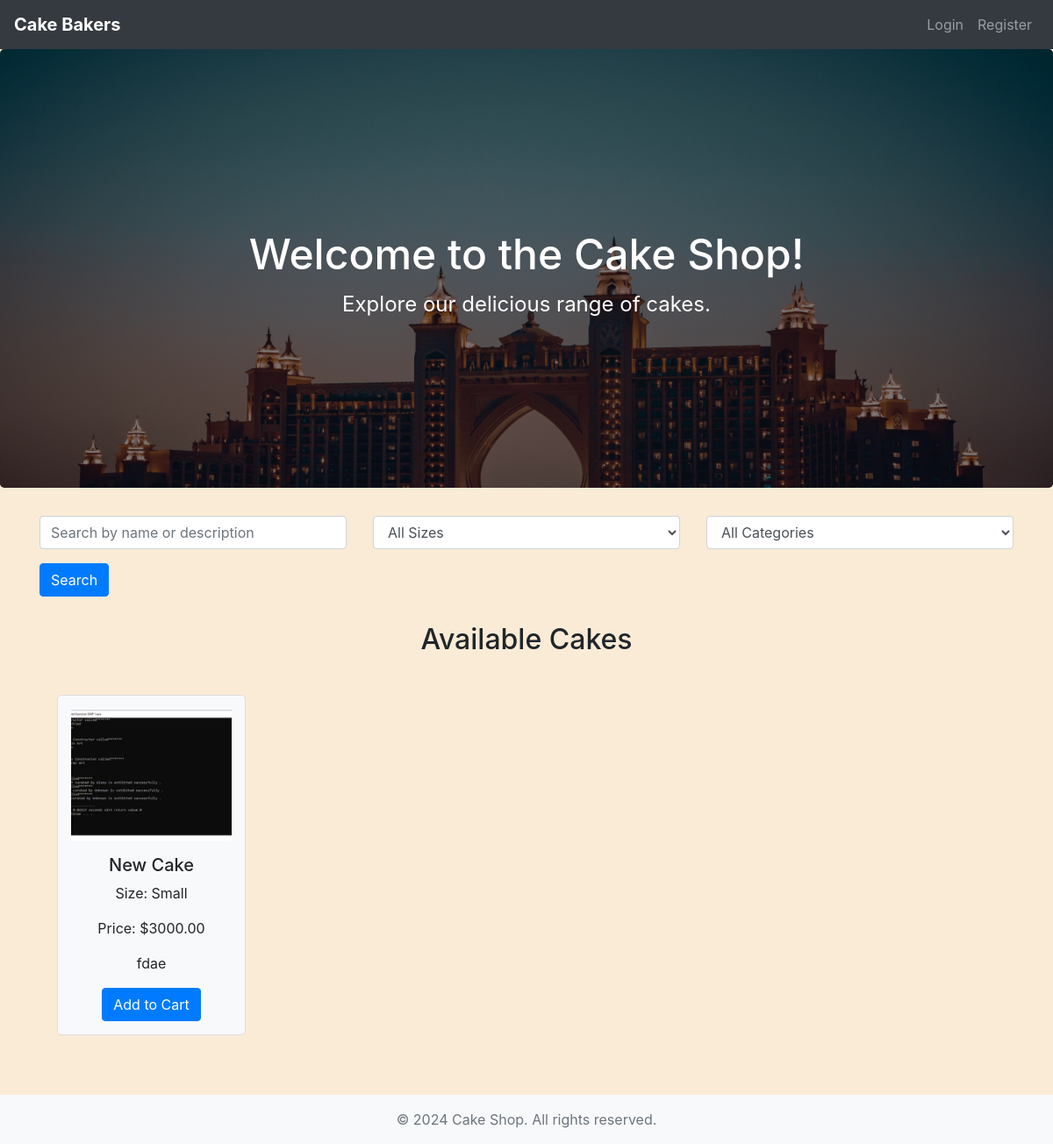
The page / on the database its author committed.
### myapp/models.py (models this page shows, shortened)
class Cake(models.Model):
    CAKE_SIZES = [
        ('Small', 'Small'),
        ('Medium', 'Medium'),
        ('Large', 'Large'),
    ]
    cake_id = models.AutoField(primary_key=True)
    cake_name = models.CharField(max_length=255)
    category = models.ForeignKey(CakeCategory, on_delete=models.CASCADE)
    price = models.DecimalField(max_digits=10, decimal_places=2)
    size = models.CharField(max_length=6, choices=CAKE_SIZES)
    description = models.TextField()
    image = models.ImageField(upload_to='cakes/', blank=True, null=True)
    created_at = models.DateTimeField(auto_now_add=True)
    updated_at = models.DateTimeField(auto_now=True)

### myapp/views.py (the view)
# urls.py: path('', views.index, name='index'),
def index(request):
    cakes = Cake.objects.all()
    search_query = request.GET.get('search', '')
    size_filter = request.GET.get('size', '')
    category_filter = request.GET.get('category', '')
    if search_query:
        cakes = cakes.filter(Q(cake_name__icontains=search_query) | Q(description__icontains=search_query))
    if size_filter:
        cakes = cakes.filter(size=size_filter)
    if category_filter:
        cakes = cakes.filter(category__category_name=category_filter)
    categories = CakeCategory.objects.all()  # Fetching categories for the filter
    return render(request, 'index.html', {'cakes': cakes, 'categories': categories, 'search_query': search_query})

### templates/index.html (shortened to what this page needs)
{% extends "base.html" %}
{% block content %}
<div class="jumbotron text-center">
    <h1>Welcome to the Cake Shop!</h1>
    <p>Explore our delicious range of cakes.</p>
</div>
<div class="container">
    <form method="GET" class="mb-4">
        <div class="row">
            <div class="col-md-4">
                <input type="text" class="form-control" name="search" placeholder="Search by name or description"
                    value="{{ search_query }}">
            </div>
            <div class="col-md-4">
                <select name="size" class="form-control">
                    <option value="">All Sizes</option>
                </select>
            </div>
            <div class="col-md-4">
                <select name="category" class="form-control">
                    <option value="">All Categories</option>
                </select>
            </div>
        </div>
        <button type="submit" class="btn btn-primary mt-3">Search</button>
    </form>
</div>
<div class="container">
    <h2 class="mb-4">Available Cakes</h2>
    <div class="row">
        {% for cake in cakes %}
        <div class="col-md-3">
            <div class="cake-card bg-light">
                <img src="{{ cake.image.url }}" alt="{{ cake.cake_name }}" class="img-fluid"
                    style="height: 150px; object-fit: cover;">
                <h5 class="mt-3">{{ cake.cake_name }}</h5>
                <p>Size: {{ cake.size }}</p>
                <p>Price: ${{ cake.price }}</p>
                <p>{{ cake.description }}</p>
                <form method="POST" action="{% url 'add_to_cart' cake.cake_id %}">
                    <button type="submit" class="btn btn-primary">Add to Cart</button>
                </form>
            </div>
        </div>
        {% endfor %}
    </div>
</div>
<footer class="mt-5 py-3 bg-light">
    <div class="container text-center">
        <span class="text-muted">© 2024 Cake Shop. All rights reserved.</span>
    </div>
</footer>
{% endblock %}

### templates/base.html (style rules this page uses)
body { background-color: antiquewhite; }
h1, h2, h3, h4 { margin: 30px; text-align: center; }

### templates/index.html (style rules this page uses)
.jumbotron { height: 500px; background-image: linear-gradient(rgba(0, 0, 0, 0.5), rgba(0, 0, 0, 0.5)), url('../images/hotel.jpg'); background-size: cover; color: white; display: flex; flex-direction: column; justify-content: center; align-items: center; }
.jumbotron h1 { font-size: 3rem; margin-bottom: 10px; }
.jumbotron p { font-size: 1.5rem; }
.cake-card { margin: 20px; border: 1px solid #ddd; border-radius: 5px; padding: 15px; text-align: center; transition: transform 0.2s; }

### rows shown on the page
Cake: image (picture), cake_name "New Cake", size "Small", price "3000.00", description "fdae"
